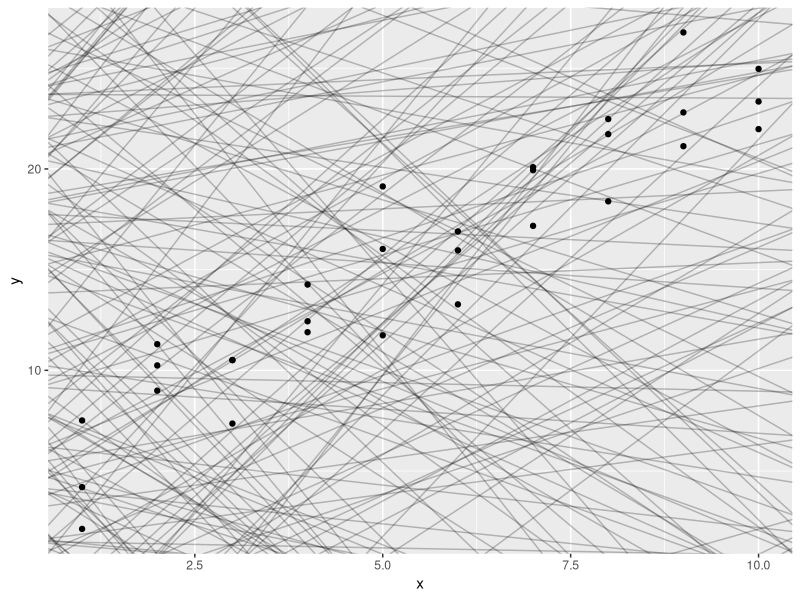
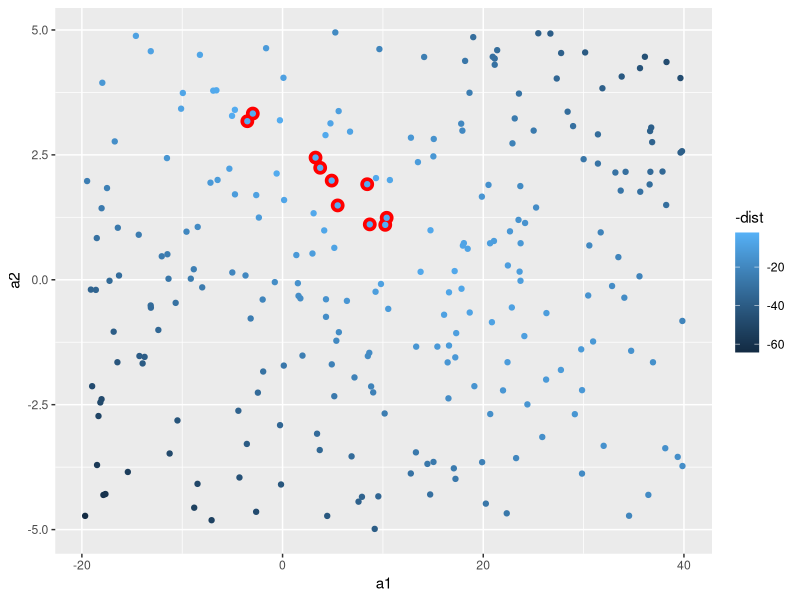
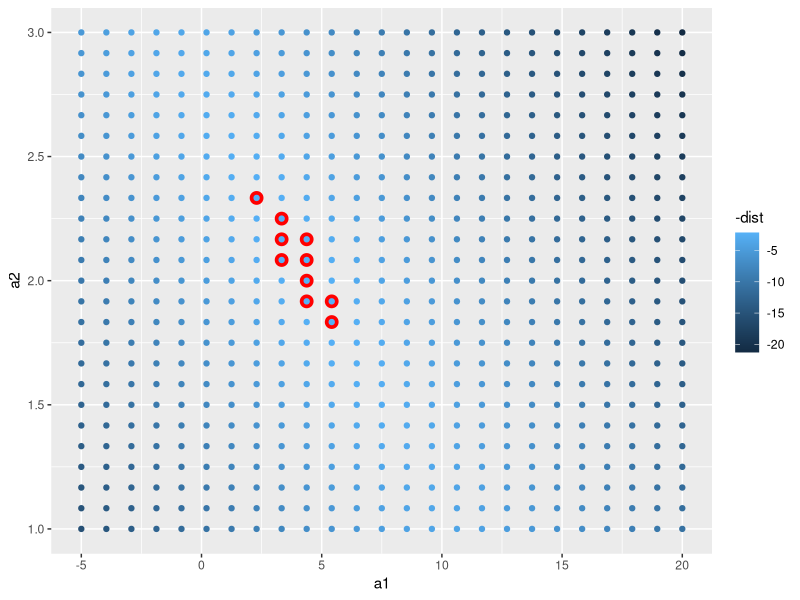
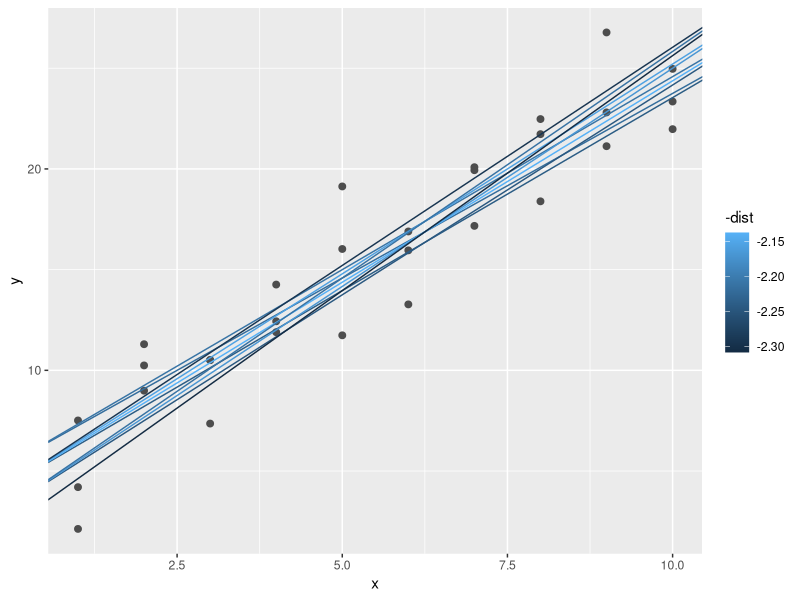
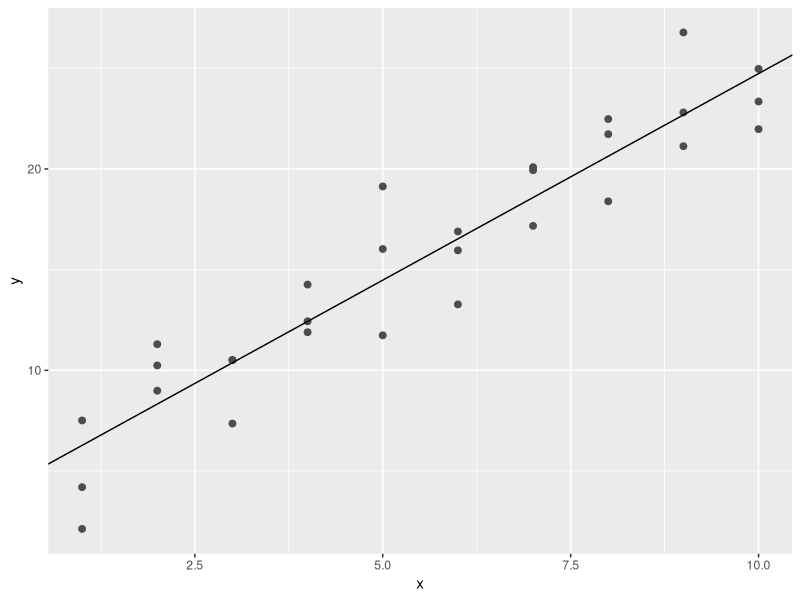

Generate these figures, in order, with R:
library(tidyverse)
library(modelr)
library(purrr)
library(dplyr)
# a global function that deletes missing data but warns me before doing so
options(na.action = na.warn)

view(sim1)
print(n= 50, sim1)
# y = a_2*x + a_1
# runif(n, min, max)
# Generate n random numbers, each drawn uniformly between min and max
models <- tibble(
  a1 = runif(250, -20, 40),
  a2 = runif(250, -5, 5)
)

ggplot(sim1, aes(x, y)) +
  geom_abline(
    aes(intercept = a1, slope = a2),
    data = models, alpha = 1/4
  ) +
  geom_point()

# A model predicts a y value
# The data has an actual y value
# The distance between y_actual and y_predicted is called error/residual
# Visually it is the vertical line between the point and the line
# We care how wrong the prediction is up and down
model1 <- function(a, data) {
  a[1] + data$x * a[2]
}
# Give me the predicted y-values from the model y = 7 + 1.5x
# for every x in sim1
# 7 + 1.5 * sim1$x
# Just an example
model1(c(7, 1.5), sim1)

# Root mean squared deviation
measure_distance <- function(mod, data) {
  diff <- data$y - model1(mod, data)
  sqrt(mean(diff ^ 2))
}
measure_distance(c(7, 1.5), sim1)

# There are many candidate models therefore for every model we need to compute how far it is from the data
# The function answers:
# If a model has intercept a1 and slope a2, how far is it from the data
sim1_dist <- function(a1, a2) {
  measure_distance(c(a1, a2), sim1)
}

models <- models %>%
  # map2 -> maps value in the function pairwise
  # mutate takes the model table and adss a new column called dist
  mutate(dist = purrr::map2_dbl(a1, a2, sim1_dist))
models

# Each point in the graph represents possible models in a parameter space
# Highlighting in red shows where the best models cluster
ggplot(models, aes(a1, a2)) +
  geom_point(
    data = filter(models, rank(dist) <= 10),
    size = 4, color = "red"
  ) +
  geom_point(aes(colour = -dist))


grid <- expand.grid(
  # seq() creates 25 evenly spaced numbers
  # 25*25 = 625 models
  a1 = seq(-5, 20, length = 25),
  a2 = seq(1, 3, length = 25)
) %>%
  # For every (a1, a2) pair in the grid, compute how far that model is from the data.
  mutate(dist = purrr::map2_dbl(a1, a2, sim1_dist))

grid %>%
  ggplot(aes(a1, a2)) +
  # Finds the 10 best models with the smallest distance and marks them red
  geom_point(
    data = filter(grid, rank(dist) <= 10),
    size = 4, colour = "red"
  ) +
  geom_point(aes(color = -dist))

# Overlaying the 10 best models on the data
ggplot(sim1, aes(x, y)) +
  geom_point(size = 2, color = "grey30") +
  geom_abline(
    aes(intercept = a1, slope = a2, color = -dist),
    data = filter(grid, rank(dist) <= 10)
  )

# Numerical minimisation through Newton-Raphson Search
# Minimising distance gives the best fit line by minimising the loss function
# A loss function measures how bas a model is
# ie: Good line -> small residuals -> small distance
best <- optim(c(0, 0), measure_distance, data = sim1)
best$par
#> [1] 4.22 2.05

ggplot(sim1, aes(x, y)) +
  geom_point(size = 2, color = "grey30") +
  geom_abline(intercept = best$par[1], slope = best$par[2])
